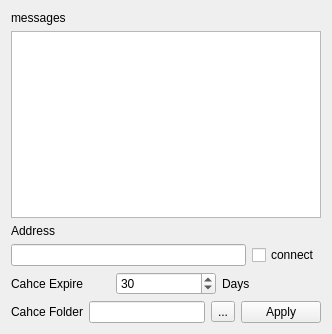
<?xml version="1.0" encoding="UTF-8"?>
<ui version="4.0">
 <class>layer_tiles_page</class>
 <widget class="QWidget" name="layer_tiles_page">
  <property name="geometry">
   <rect>
    <x>0</x>
    <y>0</y>
    <width>332</width>
    <height>334</height>
   </rect>
  </property>
  <property name="windowTitle">
   <string>Tiles Layer</string>
  </property>
  <property name="windowIcon">
   <iconset resource="../resource/resource.qrc">
    <normaloff>:/ui/icons/Crystal_folder19.png</normaloff>:/ui/icons/Crystal_folder19.png</iconset>
  </property>
  <layout class="QVBoxLayout" name="verticalLayout">
   <item>
    <widget class="QLabel" name="label_QTV_3">
     <property name="text">
      <string>messages</string>
     </property>
    </widget>
   </item>
   <item>
    <widget class="QListView" name="listView_QTV_messages"/>
   </item>
   <item>
    <widget class="QLabel" name="label_qtv">
     <property name="text">
      <string>Address</string>
     </property>
    </widget>
   </item>
   <item>
    <layout class="QHBoxLayout" name="horizontalLayout_2">
     <item>
      <widget class="QLineEdit" name="lineEdit_QTV_addressUrl">
       <property name="toolTip">
        <string>such like &quot;http://localhost/osm_tiles2/%1/%2/%3.png&quot;</string>
       </property>
      </widget>
     </item>
     <item>
      <widget class="QCheckBox" name="checkBox_QTV_connect">
       <property name="text">
        <string>connect</string>
       </property>
       <property name="icon">
        <iconset resource="../resource/resource.qrc">
         <normaloff>:/ui/icons/cn11.png</normaloff>
         <normalon>:/ui/icons/cn6.png</normalon>:/ui/icons/cn11.png</iconset>
       </property>
      </widget>
     </item>
    </layout>
   </item>
   <item>
    <layout class="QHBoxLayout" name="horizontalLayout_3">
     <item>
      <widget class="QLabel" name="label_QTV_4">
       <property name="text">
        <string>Cahce Expire</string>
       </property>
      </widget>
     </item>
     <item>
      <widget class="QSpinBox" name="spinBox_QTV_cacheExpireDays">
       <property name="maximum">
        <number>365</number>
       </property>
       <property name="value">
        <number>30</number>
       </property>
      </widget>
     </item>
     <item>
      <widget class="QLabel" name="label_QTV_5">
       <property name="text">
        <string>Days</string>
       </property>
      </widget>
     </item>
    </layout>
   </item>
   <item>
    <layout class="QHBoxLayout" name="horizontalLayout">
     <item>
      <widget class="QLabel" name="label_QTV_2">
       <property name="text">
        <string>Cahce Folder</string>
       </property>
      </widget>
     </item>
     <item>
      <widget class="QLineEdit" name="lineEdit_QTV_cacheFolder"/>
     </item>
     <item>
      <widget class="QToolButton" name="toolButton_QTV_browser">
       <property name="text">
        <string>...</string>
       </property>
      </widget>
     </item>
     <item>
      <widget class="QPushButton" name="pushButton_QTV_apply">
       <property name="text">
        <string>Apply</string>
       </property>
       <property name="icon">
        <iconset resource="../resource/resource.qrc">
         <normaloff>:/ui/icons/coffee.png</normaloff>:/ui/icons/coffee.png</iconset>
       </property>
      </widget>
     </item>
    </layout>
   </item>
  </layout>
 </widget>
 <resources>
  <include location="../resource/resource.qrc"/>
  <include location="../resource/resource.qrc"/>
 </resources>
 <connections/>
</ui>
